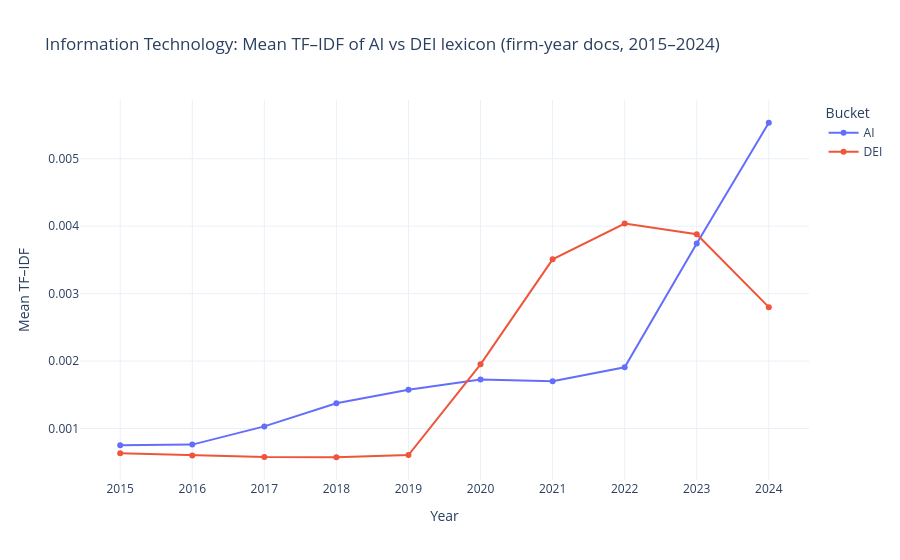

Write notebook code for a chart like this one.
### Markdown cell above
1. AI (Information Technology sector)

Pattern

2015–2017: low, flat adoption across firms

2018–2019: early dispersion — some firms move, most don’t

2020 onward: broad take-off

2023–2024: convergence at high levels, with heterogeneity across terms

Interpretation

This is technology diffusion, not compliance.

Firms adopt AI language as capabilities mature, not because they’re required to.

The spread across terms (multiple rising lines) tells you firms are:

adopting different AI narratives

not copying a single boilerplate phrase

Key contrast with AAPL

Apple’s AI plot was sparse and late.

The IT sector as a whole is explicitly AI-forward.

That validates your use of AAPL as a low-AI disclosure control.

2. DEI (Information Technology sector)

Pattern

2015–2018: non-zero baseline (unlike AI)

Sharp, synchronous jump in 2020–2021

Post-2021: plateauing and mild consolidation

Interpretation

This is regime change, not gradual adoption.

The near-simultaneous rise across many DEI terms indicates:

institutionalisation

templated disclosure

shared compliance logic

Key contrast with AI

DEI rises together, AI rises unevenly.

That’s exactly the distinction between:

normative disclosure (DEI)

capability disclosure (AI)

### Code cell
import math
import polars as pl
import plotly.express as px
import plotly.io as pio
import yaml

pio.renderers.default = "vscode"

PARQUET_FILE = "spy_10k_2015_present.parquet"
LEXICON_FILE = "AI_DEI_Lexicon.yml"
SECTOR = "Information Technology"
START_YEAR = 2015
END_YEAR = 2024

CHUNK_SIZE = 15
DF_CAP_SHARE = 0.95  # optional: ignore ultra-common terms (idf ~ 1 anyway)

with open(LEXICON_FILE, "r", encoding="utf-8") as f:
    lex = yaml.safe_load(f)

buckets = {
    "AI": list(lex.get("ai") or []),
    "DEI": list(lex.get("dei") or []),
}

# Firm-year documents (entire report)
df = pl.read_parquet(PARQUET_FILE, columns=["cik", "gics_sector", "filing_period", "text"])

docs = (
    df.with_columns(
        pl.col("cik").cast(pl.Utf8),
        pl.col("gics_sector").cast(pl.Utf8),
        pl.col("filing_period").cast(pl.Date),
        pl.col("text").cast(pl.Utf8).fill_null(""),
        pl.col("filing_period").cast(pl.Date).dt.year().alias("year"),
    )
    .filter(
        (pl.col("gics_sector") == SECTOR)
        & (pl.col("year") >= START_YEAR)
        & (pl.col("year") <= END_YEAR)
        & pl.col("cik").is_not_null()
    )
    .group_by(["cik", "year"])
    .agg(pl.col("text").str.concat("\n").alias("text"))
    .with_columns(
        pl.col("text").str.count_matches(r"(?i)\b\w+\b").alias("n_words")
    )
    .filter(pl.col("n_words") > 0)
)

N = int(docs.select(pl.len()).item())

def bucket_year_mean_tfidf(docs_df: pl.DataFrame, patterns: list[str]) -> pl.DataFrame:
    if not patterns or N == 0:
        return pl.DataFrame({"year": [], "mean_tfidf": []})

    out = docs_df.select(["year", "text", "n_words"]).with_columns(pl.lit(0.0).alias("tfidf_sum"))

    for start in range(0, len(patterns), CHUNK_SIZE):
        chunk = patterns[start:start + CHUNK_SIZE]
        cnt_cols = [f"c{start+i:03d}" for i in range(len(chunk))]

        tmp = out.with_columns(
            [pl.col("text").str.count_matches(pat).alias(col) for pat, col in zip(chunk, cnt_cols)]
        )

        idf_vals = []
        for col in cnt_cols:
            df_i = int(tmp.select((pl.col(col) > 0).sum()).item())
            if df_i / N >= DF_CAP_SHARE:
                idf_vals.append(0.0)
            else:
                idf_vals.append(math.log((N + 1) / (df_i + 1)) + 1.0)

        tfidf_chunk = None
        for col, idf in zip(cnt_cols, idf_vals):
            if idf == 0.0:
                continue
            term_expr = (pl.col(col).cast(pl.Float64) / pl.col("n_words").cast(pl.Float64)) * pl.lit(idf)
            tfidf_chunk = term_expr if tfidf_chunk is None else (tfidf_chunk + term_expr)

        if tfidf_chunk is None:
            out = tmp.drop(cnt_cols)
        else:
            out = (
                tmp.with_columns((pl.col("tfidf_sum") + tfidf_chunk).alias("tfidf_sum"))
                   .drop(cnt_cols)
            )

    return (
        out.group_by("year")
           .agg(pl.mean("tfidf_sum").alias("mean_tfidf"))
           .sort("year")
    )

series = []
for bucket_name, pats in buckets.items():
    yr = bucket_year_mean_tfidf(docs, pats).with_columns(pl.lit(bucket_name).alias("bucket"))
    series.append(yr)

plot_df = pl.concat(series).to_pandas()

fig = px.line(
    plot_df,
    x="year",
    y="mean_tfidf",
    color="bucket",
    markers=True,
    title=f"{SECTOR}: Mean TF–IDF of AI vs DEI lexicon (firm-year docs, {START_YEAR}–{END_YEAR})",
    labels={"year": "Year", "mean_tfidf": "Mean TF–IDF", "bucket": "Bucket"},
)

fig.update_layout(template="plotly_white", hovermode="x unified")
fig.update_xaxes(tickmode="linear", tick0=START_YEAR, dtick=1)
fig.show()

### Figure 1 — Plotly figure (JSON) as saved in the notebook; plotly's stock layout.template omitted (floating-point values rounded to 4 significant figures)
{"data": [{"hovertemplate": "Bucket=AI<br>Year=%{x}<br>Mean TF–IDF=%{y}<extra></extra>", "legendgroup": "AI", "line": {"color": "#636efa", "dash": "solid"}, "marker": {"symbol": "circle"}, "mode": "lines+markers", "name": "AI", "orientation": "v", "showlegend": true, "type": "scatter", "x": [2015, 2016, 2017, 2018, 2019, 2020, 2021, 2022, 2023, 2024], "xaxis": "x", "y": [0.0007508, 0.000762, 0.001032, 0.001375, 0.001577, 0.001726, 0.001702, 0.001908, 0.003742, 0.005533], "yaxis": "y"}, {"hovertemplate": "Bucket=DEI<br>Year=%{x}<br>Mean TF–IDF=%{y}<extra></extra>", "legendgroup": "DEI", "line": {"color": "#EF553B", "dash": "solid"}, "marker": {"symbol": "circle"}, "mode": "lines+markers", "name": "DEI", "orientation": "v", "showlegend": true, "type": "scatter", "x": [2015, 2016, 2017, 2018, 2019, 2020, 2021, 2022, 2023, 2024], "xaxis": "x", "y": [0.0006336, 0.0006018, 0.0005784, 0.0005747, 0.0006068, 0.001952, 0.003509, 0.004038, 0.003879, 0.002799], "yaxis": "y"}], "layout": {"hovermode": "x unified", "legend": {"title": {"text": "Bucket"}, "tracegroupgap": 0}, "title": {"text": "Information Technology: Mean TF–IDF of AI vs DEI lexicon (firm-year docs, 2015–2024)"}, "xaxis": {"anchor": "y", "domain": [0, 1], "dtick": 1, "tick0": 2015, "tickmode": "linear", "title": {"text": "Year"}}, "yaxis": {"anchor": "x", "domain": [0, 1], "title": {"text": "Mean TF–IDF"}}}}
